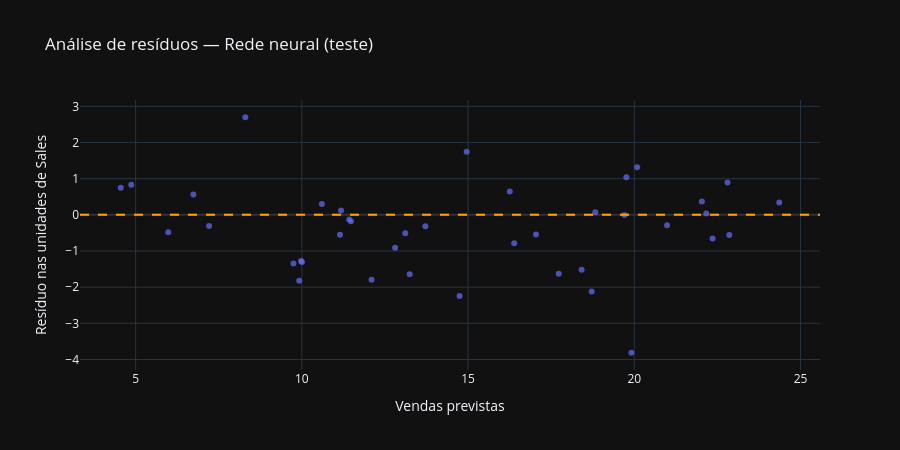

The notebook cell saved with this chart:
### Markdown cell above
### Resíduos e maiores erros

Resíduo = valor real − valor previsto. Padrões sistemáticos podem indicar limitações do ajuste; examinamos os maiores erros sem descartá-los.

### Code cell
resultados['Residuo'] = resultados['Y_test'] - resultados['Y_pred']

fig = px.scatter(
      resultados
    , x='Y_pred'
    , y='Residuo'
    , title=f'Análise de resíduos — {nome_modelo} (teste)'
    , labels={'Y_pred': 'Vendas previstas', 'Residuo': 'Resíduo nas unidades de Sales'}
    , opacity=0.7
)

fig.add_hline(y=0, line_dash='dash', line_color='orange')
fig.update_layout(width=900, height=450)

fig.show()

### Figure 1 — Plotly figure (JSON) as saved in the notebook; plotly's stock layout.template omitted (floating-point values rounded to 4 significant figures)
{"data": [{"hovertemplate": "Vendas previstas=%{x}<br>Resíduo nas unidades de Sales=%{y}<extra></extra>", "legendgroup": "", "marker": {"color": "#636efa", "opacity": 0.7, "symbol": "circle"}, "mode": "markers", "name": "", "orientation": "v", "showlegend": false, "type": "scatter", "x": [16.25, 22.03, 20.09, 6.738, 24.36, 13.11, 22.86, 9.748, 17.04, 17.73, 8.301, 9.977, 18.42, 4.553, 12.1, 14.96, 5.983, 18.72, 11.43, 18.83, 19.71, 14.75, 10.6, 22.17, 11.18, 9.921, 22.36, 13.72, 11.15, 4.868, 16.39, 11.48, 22.8, 10.0, 19.91, 20.99, 13.24, 19.76, 12.81, 7.21], "xaxis": "x", "y": [0.6453, 0.3673, 1.314, 0.5623, 0.339, -0.5119, -0.5571, -1.348, -0.5446, -1.629, 2.699, -1.277, -1.516, 0.7473, -1.796, 1.742, -0.4827, -2.119, -0.1258, 0.07319, -0.005017, -2.245, 0.2971, 0.03436, 0.1201, -1.821, -0.6556, -0.316, -0.5469, 0.8319, -0.7879, -0.1769, 0.8958, -1.303, -3.814, -0.287, -1.644, 1.037, -0.9065, -0.3098], "yaxis": "y"}], "layout": {"height": 450, "legend": {"tracegroupgap": 0}, "shapes": [{"line": {"color": "orange", "dash": "dash"}, "type": "line", "x0": 0, "x1": 1, "xref": "x domain", "y0": 0, "y1": 0, "yref": "y"}], "title": {"text": "Análise de resíduos — Rede neural (teste)"}, "width": 900, "xaxis": {"anchor": "y", "domain": [0, 1], "title": {"text": "Vendas previstas"}}, "yaxis": {"anchor": "x", "domain": [0, 1], "title": {"text": "Resíduo nas unidades de Sales"}}}}
